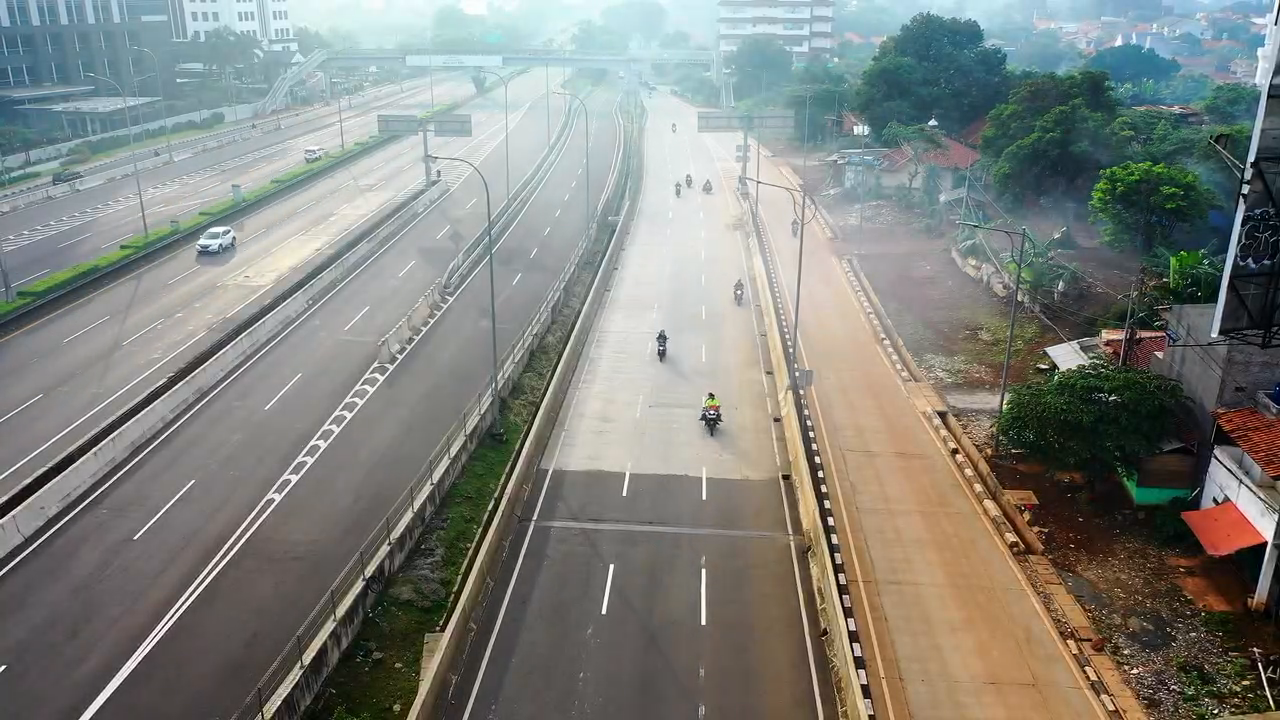
#> input picture frame 70 of Project/object_tracking/8210992775990910122.mp4, 1280 x 720 px
$ python main.py
#> lines starting #> are read from the running program, lines starting #| are printed output that depends on the picture; after the words box and inside, x2 and y2 are one past the last pixel; in counts of white or black regions, pixels touching at a corner belong together
### Project/object_tracking/tracker.py
import math
from collections import OrderedDict


class EuclideanDistTracker:
    def __init__(self, dist_thresh = 25, max_disappearance = 5):
        # Store the center positions of the objects
        self.center_points = OrderedDict
        # Keep the count of the IDs
        # each time a new object id detected, the count will increase by one
        self.id_count = 0

        self.dist_thresh = dist_thresh
        # Maximum number of frames to allow an object to disappear and still be tracked
        self.max_disappeared = max_disappearance
        # Count the number of consecutive frames an object has been invisible for
        self.disappeared = {}


    def update(self, objects_rect, frame_size):
        # Objects boxes and ids
        objects_bbs_ids = []

        # Get center point of new object
        for rect in objects_rect:
            x, y, w, h = rect
            cx = (x + x + w) // 2
            cy = (y + y + h) // 2

            # loai bo nhung boxes co kich thuoc nho hoac lon hon values
            if w < 10 or h < 10 or w > frame_size[1] or h > frame_size[0]:
                continue

            # Find out if that object was detected already
            same_object_detected = False
            for id, pt in self.center_points.items():
                dist = math.hypot(cx - pt[0], cy - pt[1])

                if dist < 25:
                    self.center_points[id] = (cx, cy)
                    print(self.center_points)
                    objects_bbs_ids.append([x, y, w, h, id])
                    same_object_detected = True
                    break


            # New object is detected we assign the ID to that object
            if same_object_detected is False:

                self.center_points[self.id_count] = (cx, cy)
                objects_bbs_ids.append([x, y, w, h, self.id_count])
                self.id_count += 1

        # Clean the dictionary by center points to remove IDS not used anymore
        new_center_points = {}
        for obj_bb_id in objects_bbs_ids:
            _, _, _, _, object_id = obj_bb_id
            center = self.center_points[object_id]
            new_center_points[object_id] = center

        # Update dictionary with IDs not used removed
        self.center_points = new_center_points.copy()
        return objects_bbs_ids

### Project/object_tracking/main.py
import cv2
from tracker import *

# Create tracker object
tracker = EuclideanDistTracker()

cap = cv2.VideoCapture("8210992775990910122.mp4")

# Object detection from Stable camera
object_detector = cv2.createBackgroundSubtractorMOG2(history=100, varThreshold=40)

while True:
    ret, frame = cap.read()
#> frame is the input picture: shape (720, 1280, 3); mean B, G, R 125.8, 131.3, 128.9
    height, width, _ = frame.shape
#> height = 720; width = 1280

    # Extract Region of interest
    roi = frame[340: 720,500: 800]
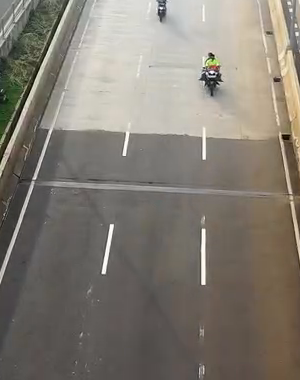
#> roi: shape (380, 300, 3); mean B, G, R 115.1, 124.4, 130.5

    # 1. Object Detection
    mask = object_detector.apply(roi)
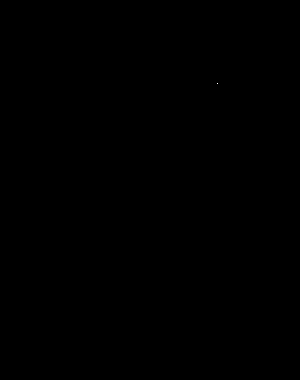
#> mask: shape (380, 300); values 127 (black) and 255 (white), 0% white in thin lines or dots, all inside (x1, y1, x2, y2) = (217, 83, 218, 84)
    _, mask = cv2.threshold(mask, 254, 255, cv2.THRESH_BINARY)
    contours, _ = cv2.findContours(mask, cv2.RETR_TREE, cv2.CHAIN_APPROX_SIMPLE)
#> contours = [[[217, 83]]]
    detections = []
    for cnt in contours:
        # Calculate area and remove small elements
        area = cv2.contourArea(cnt)
        if area > 100:
            #cv2.drawContours(roi, [cnt], -1, (0, 255, 0), 2)
            x, y, w, h = cv2.boundingRect(cnt)


            detections.append([x, y, w, h])
#> this loop made 1 pass
#> (cnt, area) on pass 1: ([[217, 83]], 0)
#> after the loop, detections = []

    # 2. Object Tracking
    boxes_ids = tracker.update(detections, frame.shape)
#> after the loop in update, `for rect in objects_rect:`: self.id_count = 0
#> after the loop in update, `for obj_bb_id in objects_bbs_ids:`: new_center_points = 0 items
#> boxes_ids = []
    for box_id in boxes_ids:
        x, y, w, h, id = box_id
        cv2.putText(roi, str(id), (x, y - 15), cv2.FONT_HERSHEY_PLAIN, 2, (255, 0, 0), 2)
        cv2.rectangle(roi, (x, y), (x + w, y + h), (0, 255, 0), 3)
#> this loop made 0 passes

    cv2.imshow("roi", roi)
    cv2.imshow("Frame", frame)
    cv2.imshow("Mask", mask)

    key = cv2.waitKey(40)
#> (key Esc is pressed here)
    if key == 27:
        break

cap.release()
cv2.destroyAllWindows()

$ run again, starting later in the video
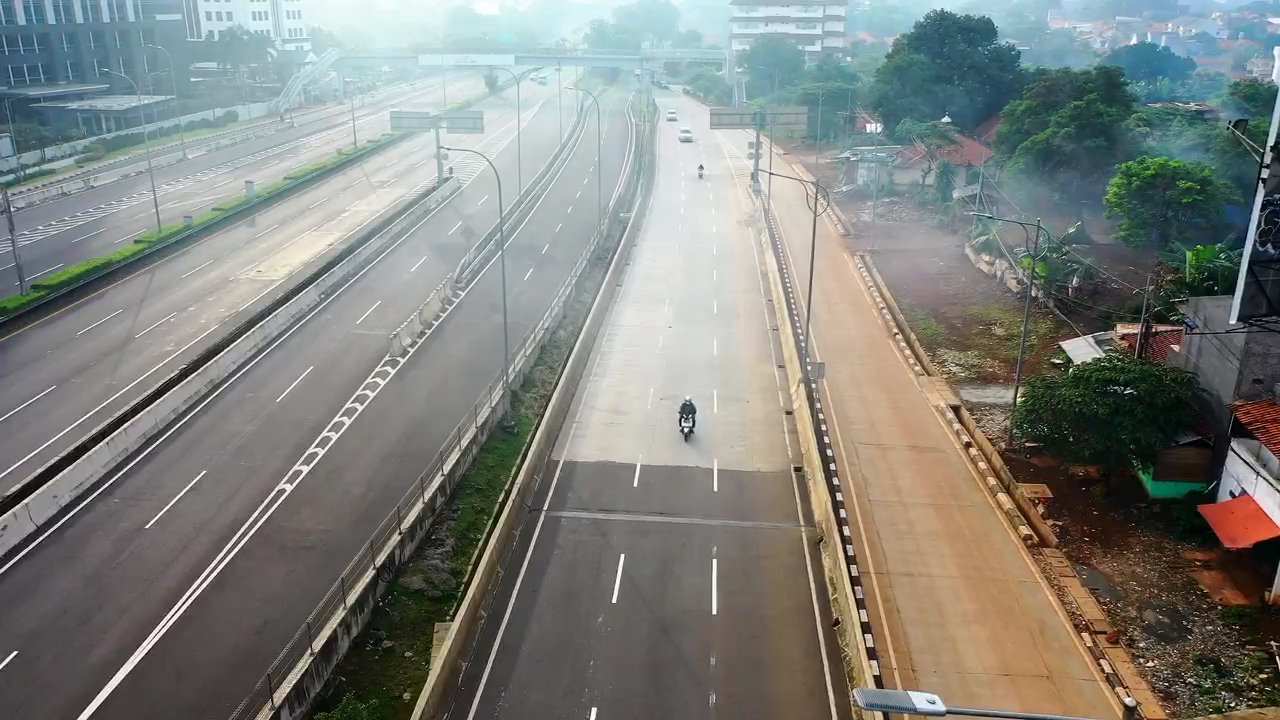
#> input picture frame 318 of Project/object_tracking/8210992775990910122.mp4, 1280 x 720 px
#> frame is the input picture: shape (720, 1280, 3); mean B, G, R 125.2, 130.2, 127.6
#> `roi = frame[340: 720,500: 800]`:
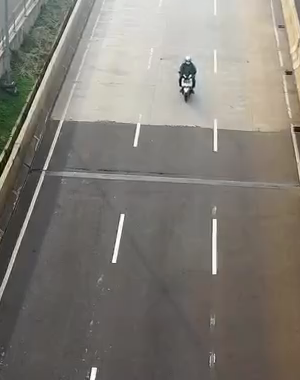
#> roi: shape (380, 300, 3); mean B, G, R 117.3, 124.5, 128.9
#> contours = [[[180, 85]]]
#> the loop `for cnt in contours:` made 1 pass
#> (cnt, area) on pass 1: ([[180, 85]], 0)
#> after the loop `for cnt in contours:`: detections = []
#> after the loop in update, `for rect in objects_rect:`: self.id_count = 0
#> after the loop in update, `for obj_bb_id in objects_bbs_ids:`: new_center_points = 0 items
#> boxes_ids = []
